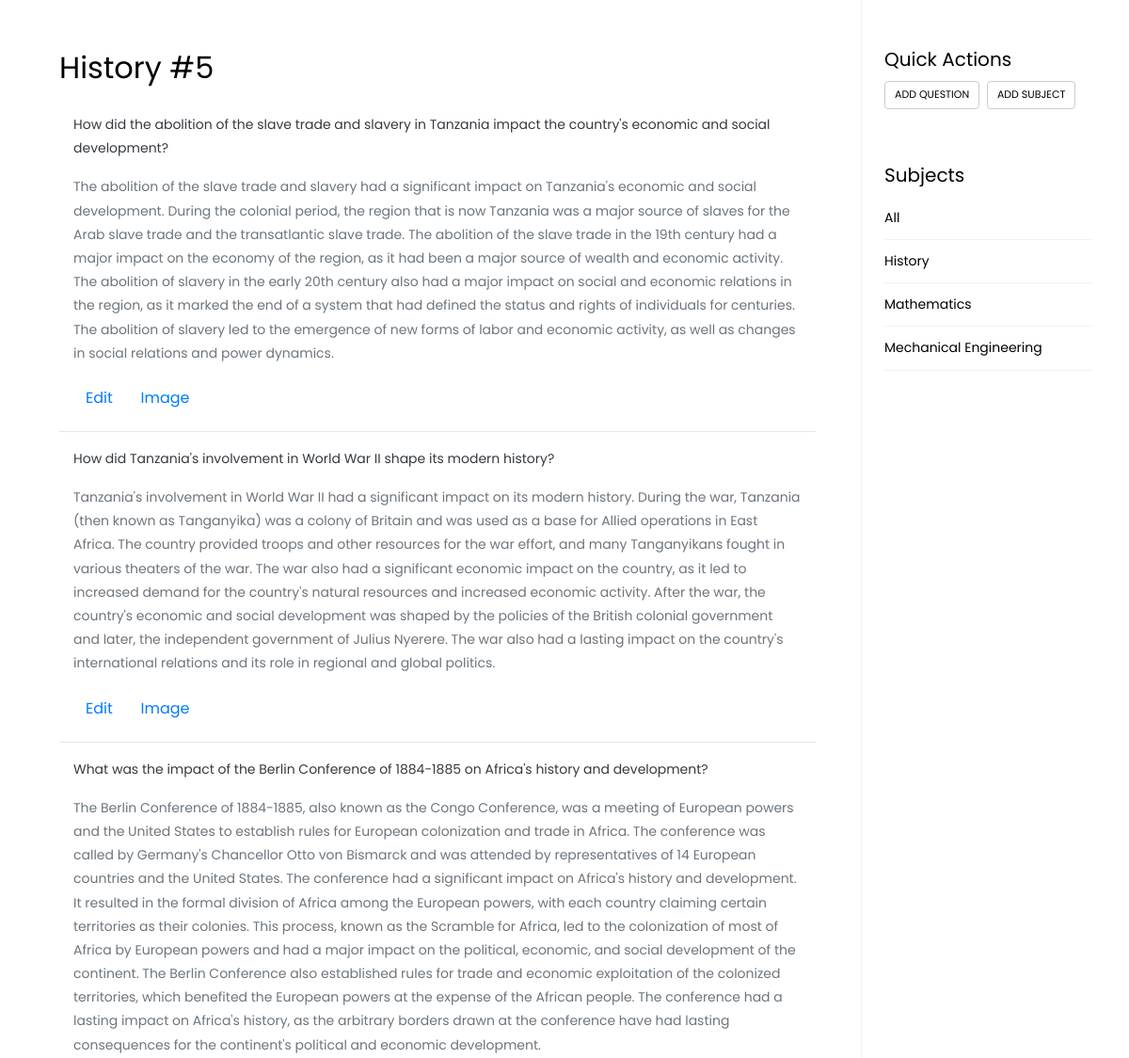
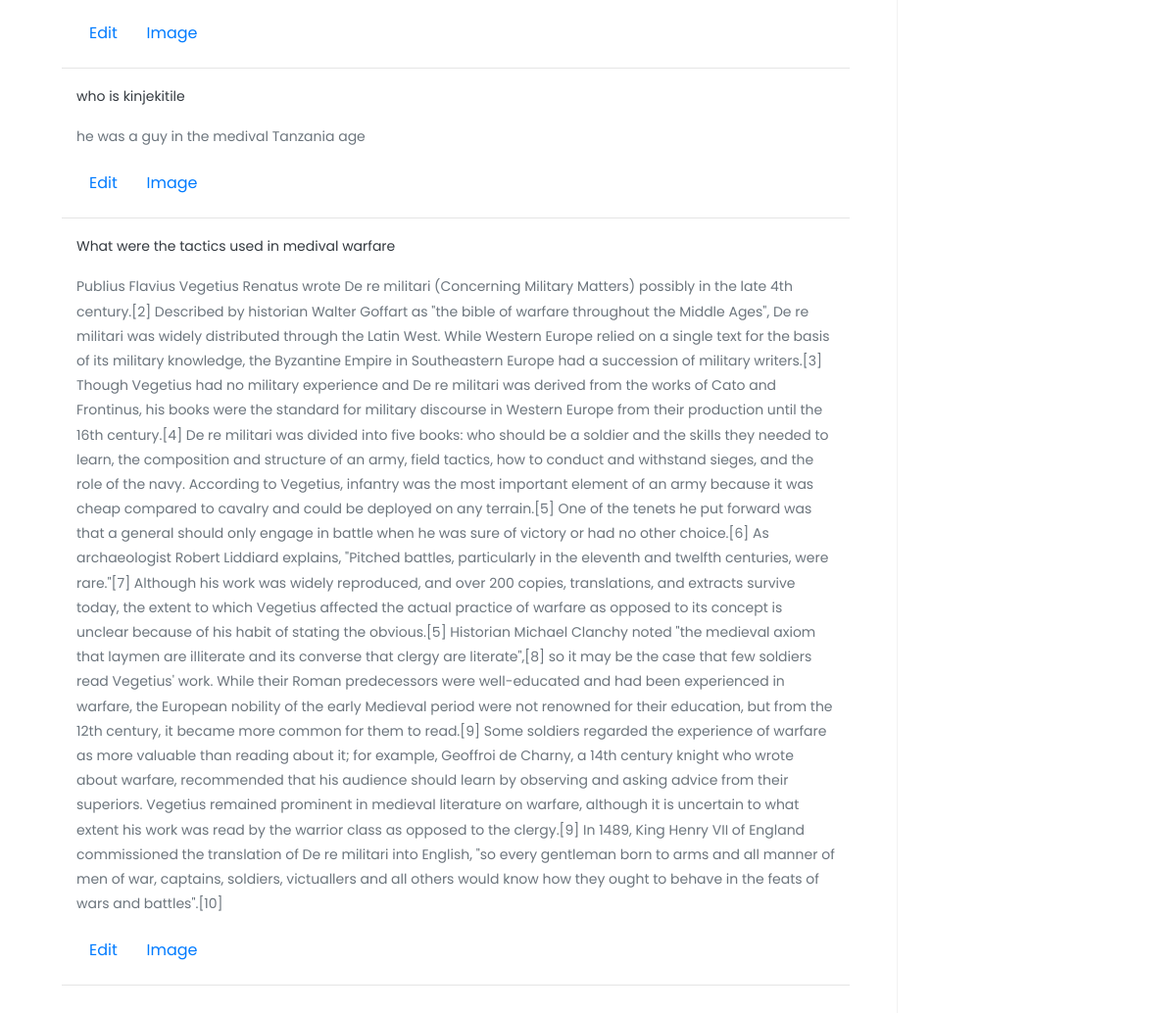
Screenshot of /subject/1 with the database file from the repository (2 pictures, top to bottom).
### question/models.py (models this page shows, shortened)
class Subject(models.Model):
    name = models.CharField(max_length=100, verbose_name="Subject Name")
    description = models.TextField()

class Question(models.Model):
    subject = models.ForeignKey(Subject, on_delete=models.CASCADE)
    question = models.TextField()
    answer = models.TextField()
    image = models.ImageField(upload_to='images/', blank=True, null=True)

### question/views.py (the view)
# urls.py: path('subject/<int:subject_id>', subject_view, name='subject'),
def subject_view(request, subject_id):
    subjects = Subject.objects.all()
    questions = Question.objects.filter(subject=subject_id)
    subject =  Subject.objects.get(id=subject_id)
    question_count = questions.count()
    context = {
        'page_subject': subject.name,
        'subjects_list': subjects,
        'questions': questions,
        'question_count': question_count,
    }
    return render(request, 'questions.html', context)

### templates/questions.html (shortened to what this page needs)
{% extends 'base.html' %}
{% load static %}
{% block body %}
<div id="content" class="p-0 p-md-5 pt-5">
  <h2 class="mb-4">{{page_subject}} #{{question_count}}</h2>
  <div class="row">
    {%for question in questions %}
    <div class="col-sm-12">
      <div class="container">
        <p class="text-dark display-5">{{question.question}}</p>
        <p class="text-muted">{{question.answer}}</p>
        <p>
          <a href="{% url 'edit' question.id %}" class="btn text-primary">Edit</a>
          <a href="#" class="btn text-primary" data-toggle="collapse" data-target="#img{{question.id}}">Image</a>
        </p>
      </div>
      <hr />
    </div>
    {%endfor%}
  </div>
</div>
<nav id="sidebar">
  <div class="p-4 pt-5">
    <div class="mb-5">
      <h5>Quick Actions</h5>
      <div class="tagcloud">
        <a href="{% url 'add' %}" class="tag-cloud-link">Add Question</a>
        <a href="{% url 'add_subject' %}" class="tag-cloud-link">Add Subject</a>
      </div>
    </div>
    <h5>Subjects</h5>
    <ul class="list-unstyled components mb-5">
      <li>
        <a href="/">All</a>
      </li>
      {%for subject in subjects_list %}
      <li>
        <a href="{% url 'subject' subject.id %}">{{subject.name}}</a>
      </li>
      {%endfor%}
    </ul>
  </div>
</nav>
{%endblock%}

### rows the page displays
Subject: name "History"
Question: question "How did the abolition of the slave trade and slavery in Tanzania impact the country's economic and social development?", answer "The abolition of the slave trade and slavery had a significant impact on Tanzania's economic and social development. During the colonial period, the region that is now Tanzania was a major source of slaves for the Arab slave trade and the transatlantic slave trade. The abolition of the slave trade in the 19th century had a major impact on the economy of the region, as it had been a major source of wealth and economic activity. The abolition of slavery in the early 20th century also had a major impact on social and economic relations in the region, as it marked the end of a system that had defined the status and rights of individuals for centuries. The abolition of slavery led to the…"
Question: question "How did Tanzania's involvement in World War II shape its modern history?", answer "Tanzania's involvement in World War II had a significant impact on its modern history. During the war, Tanzania (then known as Tanganyika) was a colony of Britain and was used as a base for Allied operations in East Africa. The country provided troops and other resources for the war effort, and many Tanganyikans fought in various theaters of the war. The war also had a significant economic impact on the country, as it led to increased demand for the country's natural resources and increased economic activity. After the war, the country's economic and social development was shaped by the policies of the British colonial government and later, the independent government of Julius Nyerere. The…"
Question: question "What was the impact of the Berlin Conference of 1884-1885 on Africa's history and development?", answer "The Berlin Conference of 1884-1885, also known as the Congo Conference, was a meeting of European powers and the United States to establish rules for European colonization and trade in Africa. The conference was called by Germany's Chancellor Otto von Bismarck and was attended by representatives of 14 European countries and the United States. The conference had a significant impact on Africa's history and development. It resulted in the formal division of Africa among the European powers, with each country claiming certain territories as their colonies. This process, known as the Scramble for Africa, led to the colonization of most of Africa by European powers and had a major impact on the…"
Question: question "who is kinjekitile", answer "he was a guy in the medival Tanzania age"
Question: question "What were the tactics used in medival warfare", answer "Publius Flavius Vegetius Renatus wrote De re militari (Concerning Military Matters) possibly in the late 4th century.[2] Described by historian Walter Goffart as \"the bible of warfare throughout the Middle Ages\", De re militari was widely distributed through the Latin West. While Western Europe relied on a single text for the basis of its military knowledge, the Byzantine Empire in Southeastern Europe had a succession of military writers.[3] Though Vegetius had no military experience and De re militari was derived from the works of Cato and Frontinus, his books were the standard for military discourse in Western Europe from their production until the 16th century.[4] De re militari was…"
Subject: name "Mathematics"
Subject: name "Mechanical Engineering"

### other values shown
{{ question_count }} "5"
